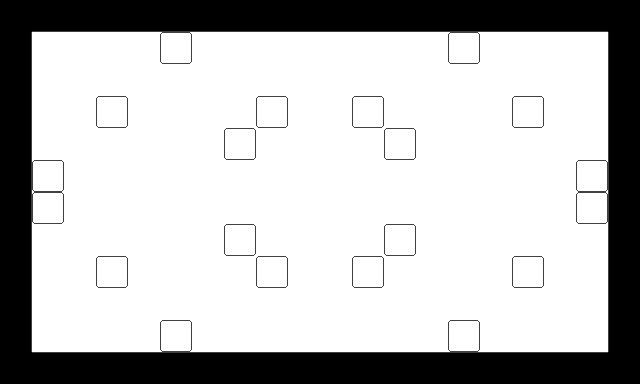

A 2D game scene composited from a Tiled map and its tileset images. What follows is a short description and the map's XML, with each tile layer's data collapsed to a summary:
An orthogonal 20x12 tile map with 32x32 px tiles, 1 tile layer (map).

<map version="1.0" orientation="orthogonal" width="20" height="12" tilewidth="32" tileheight="32">
 <tileset firstgid="1" name="default" tilewidth="32" tileheight="32">
  <image source="../img/tilesets/default.png" width="128" height="64" />
  <tile id="0">
   <properties>
    <property name="blocking" value="1" />
    <property name="isblock" value="1" />
   </properties>
  </tile>
  <tile id="1">
   <properties>
    <property name="blocking" value="1" />
    <property name="isblock" value="1" />
   </properties>
  </tile>
  <tile id="2">
   <properties>
    <property name="blocking" value="1" />
    <property name="isblock" value="0" />
   </properties>
  </tile>
  <tile id="3">
   <properties>
    <property name="blocking" value="1" />
    <property name="isblock" value="0" />
   </properties>
  </tile>
  <tile id="4">
   <properties>
    <property name="blocking" value="0" />
    <property name="isblock" value="0" />
   </properties>
  </tile>
  <tile id="5">
   <properties>
    <property name="blocking" value="0" />
    <property name="isblock" value="0" />
   </properties>
  </tile>
  <tile id="6">
   <properties>
    <property name="blocking" value="1" />
    <property name="isblock" value="0" />
   </properties>
  </tile>
  <tile id="7">
   <properties>
    <property name="blocking" value="1" />
    <property name="isblock" value="0" />
   </properties>
  </tile>
 </tileset>
 <layer name="map" width="20" height="12">
  <data>[240 cells, 240 non-empty, 7 distinct tile ids]</data>
 </layer>
</map>